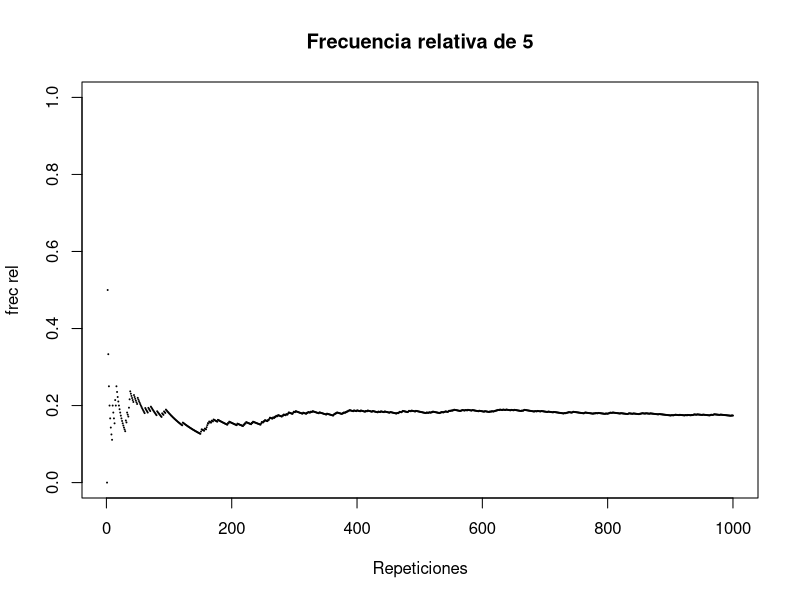
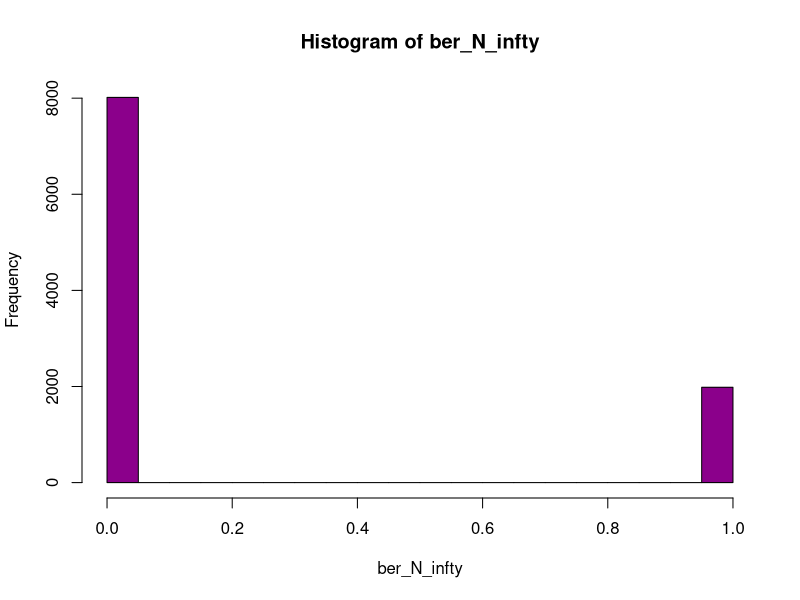
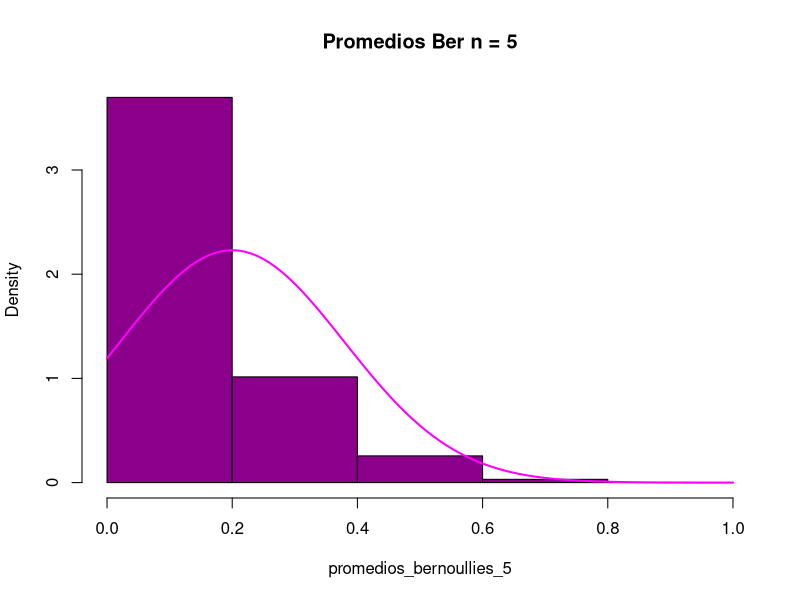
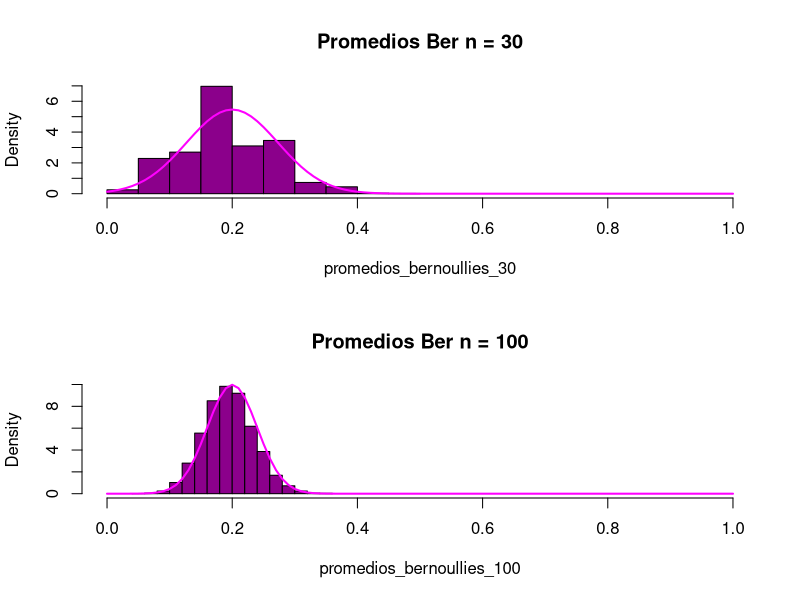
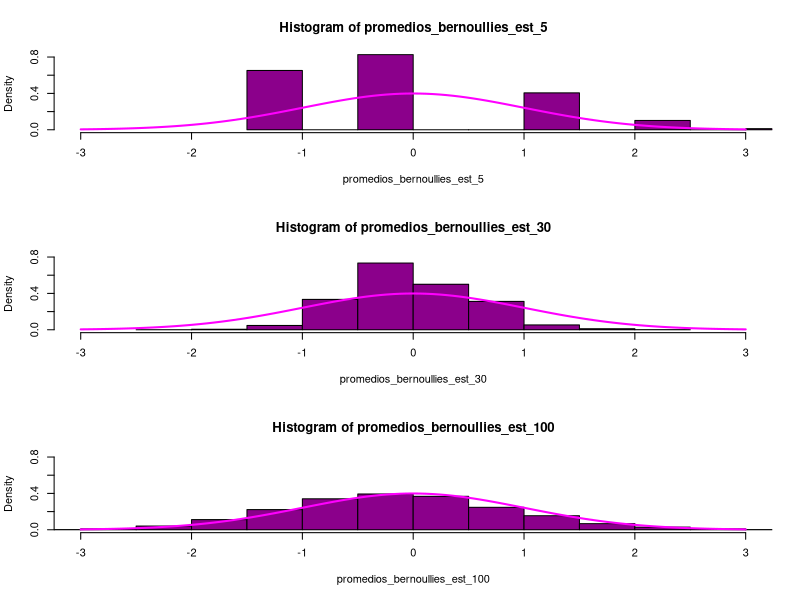
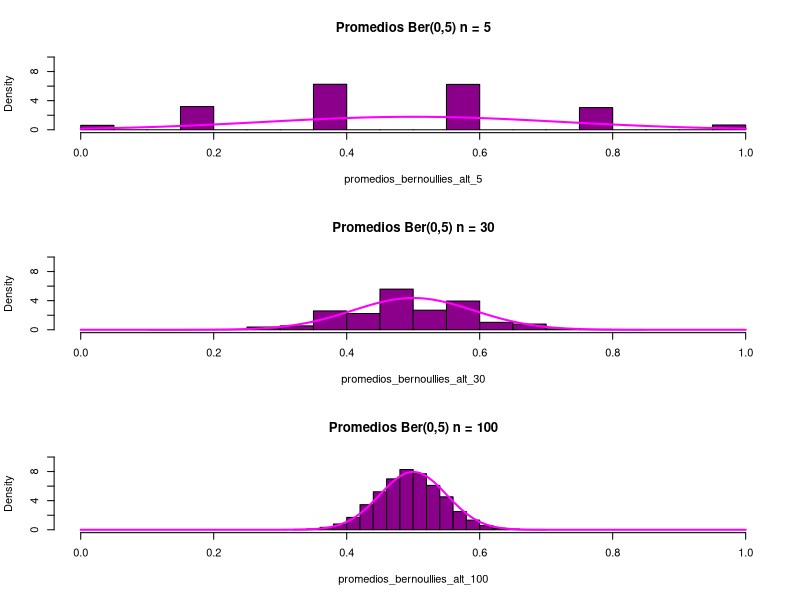
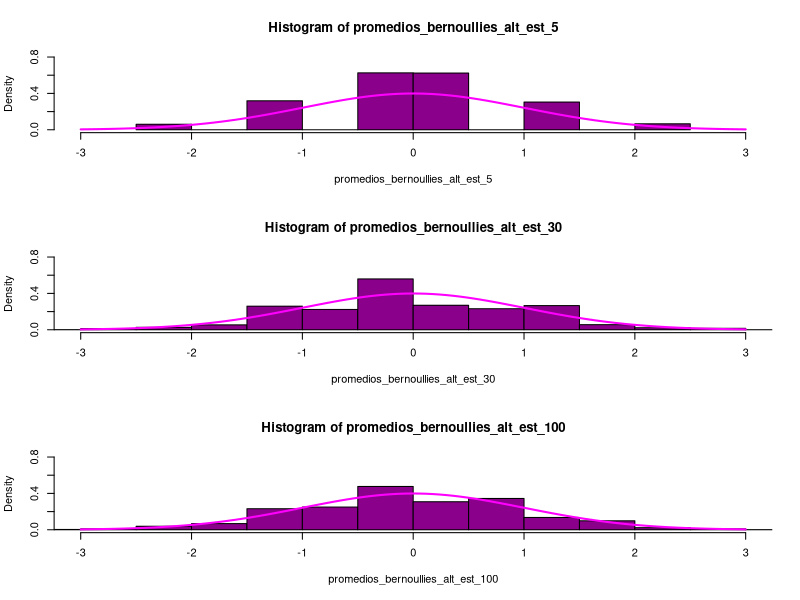
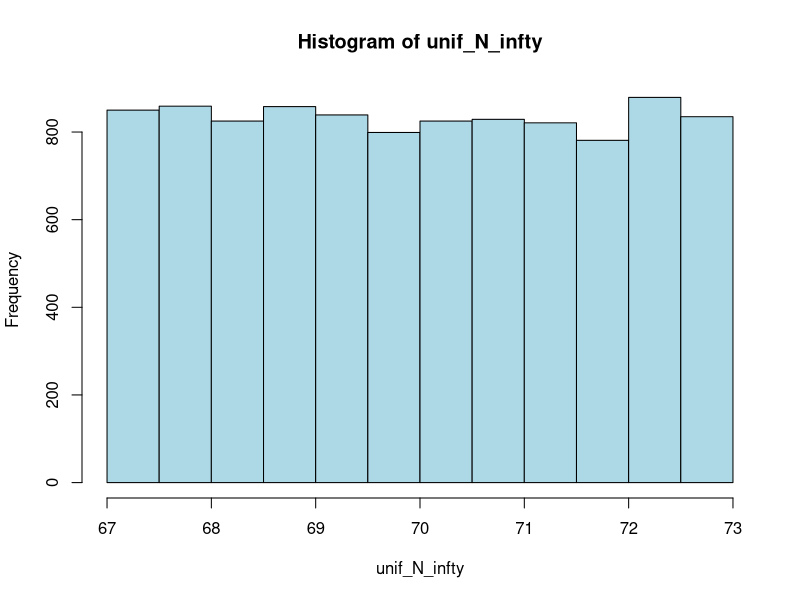

Recreate these plots in R, in order.
## ---- chunk 1
dado <- c(1:6)
sum(dado / 6)
## ---- chunk 2
reps <- 1000

muchosdados <- sample(x = dado, size = reps, replace = TRUE)
## ---- chunk 3
frecrelativadado5vec <- rep(NA, reps)

for (n in 1:reps) {
    frecrelativadado5vec[n] <- mean(muchosdados[1:n] == 5)
}
## ---- chunk 4
plot(seq(1:reps), frecrelativadado5vec, cex = 0.1, ylim = c(0, 1),
     xlab = "Repeticiones", ylab = "frec rel", 
     main = "Frecuencia relativa de 5")
## ---- chunk 5
p_1 = 0.2
## ---- chunk 6
Nrep = 10000

ber_N_infty = rbinom(Nrep, 1, p_1)
table(ber_N_infty)
## ---- chunk 7
table(ber_N_infty)/Nrep
## ---- chunk 8
mean(ber_N_infty)
## ---- chunk 9
var(ber_N_infty)
## ---- chunk 10
hist(ber_N_infty, col = "darkmagenta")
## ---- chunk 11
n_dist = 5
promedios_bernoullies_5 = replicate(Nrep, mean(rbinom(n_dist, 1, p_1)))
table(promedios_bernoullies_5)
## ---- chunk 12
hist(main = "Promedios Ber n = 5", promedios_bernoullies_5, probability = TRUE, xlim = c(0,1), col = "darkmagenta", breaks = 4)
curve(dnorm(x, p_1, sqrt(p_1 * (1-p_1) / 5)), add=TRUE, lwd=2, col="magenta")
## ---- chunk 13
n_dist = 30
promedios_bernoullies_30 = replicate(Nrep, mean(rbinom(n_dist, 1, p_1)))

par(mfrow=c(2, 1))
hist(main = "Promedios Ber n = 30", promedios_bernoullies_30, probability = TRUE, xlim = c(0,1), col = "darkmagenta")
curve(dnorm(x, p_1, sqrt(p_1 * (1-p_1) / 30)), add=TRUE, lwd=2, col="magenta")

n_dist = 100
promedios_bernoullies_100 = replicate(Nrep, mean(rbinom(n_dist, 1, p_1)))
hist(main = "Promedios Ber n = 100", promedios_bernoullies_100, probability = TRUE, xlim = c(0,1), col = "darkmagenta")
curve(dnorm(x, p_1, sqrt(p_1 * (1-p_1) / 100)), add=TRUE, lwd=2, col="magenta")
par(mfrow=c(1, 1))
## ---- chunk 14
promedios_bernoullies_est_5 = (promedios_bernoullies_5 - p_1) / sqrt(p_1 * (1-p_1) / 5)

par(mfrow=c(3, 1))
hist(promedios_bernoullies_est_5, xlim = c(-3, 3), ylim = c(0, 0.8), probability = TRUE, col = "darkmagenta")
curve(dnorm(x,0,1), add=TRUE, lwd=2, col="magenta")

promedios_bernoullies_est_30 = (promedios_bernoullies_100 - p_1) / sqrt(p_1 * (1-p_1) / 30)
hist(promedios_bernoullies_est_30, xlim = c(-3, 3), ylim = c(0, 0.8), probability = TRUE, col = "darkmagenta")
curve(dnorm(x,0,1), add=TRUE, lwd=2, col="magenta")

promedios_bernoullies_est_100 = (promedios_bernoullies_100 - p_1) / sqrt(p_1 * (1-p_1) / 100)
hist(promedios_bernoullies_est_100, xlim = c(-3, 3), ylim = c(0, 0.8), probability = TRUE, col = "darkmagenta")
curve(dnorm(x,0,1), add=TRUE, lwd=2, col="magenta")
par(mfrow=c(1, 1))
## ---- chunk 15
p_2 = 0.5

par(mfrow=c(3, 1))

n_dist = 5
promedios_bernoullies_alt_5 = replicate(Nrep, mean(rbinom(n_dist, 1, p_2)))
hist(main = "Promedios Ber(0,5) n = 5", promedios_bernoullies_alt_5, probability = TRUE, xlim = c(0,1), ylim = c(0, 10), col = "darkmagenta")
curve(dnorm(x, p_2, sqrt(p_2 * (1-p_2) / n_dist)), add=TRUE, lwd=2, col="magenta")

n_dist = 30
promedios_bernoullies_alt_30 = replicate(Nrep, mean(rbinom(n_dist, 1, p_2)))
hist(main = "Promedios Ber(0,5) n = 30", promedios_bernoullies_alt_30, probability = TRUE, xlim = c(0,1), ylim = c(0, 10), col = "darkmagenta")
curve(dnorm(x, p_2, sqrt(p_2 * (1-p_2) / n_dist)), add=TRUE, lwd=2, col="magenta")

n_dist = 100
promedios_bernoullies_alt_100 = replicate(Nrep, mean(rbinom(n_dist, 1, p_2)))
hist(main = "Promedios Ber(0,5) n = 100", promedios_bernoullies_alt_100, probability = TRUE, xlim = c(0,1), ylim = c(0, 10), col = "darkmagenta")
curve(dnorm(x, p_2, sqrt(p_2 * (1-p_2) / n_dist)), add=TRUE, lwd=2, col="magenta")
par(mfrow=c(1, 1))
## ---- chunk 16
par(mfrow=c(3, 1))

n_dist = 5
promedios_bernoullies_alt_est_5 = (promedios_bernoullies_alt_5 - p_2) / sqrt(p_2 * (1-p_2) / n_dist)
hist(promedios_bernoullies_alt_est_5, xlim = c(-3, 3), ylim = c(0, 0.8), probability = TRUE, col="darkmagenta")
curve(dnorm(x,0,1), add=TRUE, lwd=2, col="magenta")

n_dist = 30
promedios_bernoullies_alt_est_30 = (promedios_bernoullies_alt_30 - p_2) / sqrt(p_2 * (1-p_2) / n_dist)
hist(promedios_bernoullies_alt_est_30, xlim = c(-3, 3), ylim = c(0, 0.8), probability = TRUE, col="darkmagenta")
curve(dnorm(x,0,1), add=TRUE, lwd=2, col="magenta")

n_dist = 100
promedios_bernoullies_alt_est_100 = (promedios_bernoullies_alt_100 - p_2) / sqrt(p_2 * (1-p_2) / n_dist)
hist(promedios_bernoullies_alt_est_100, xlim = c(-3, 3), ylim = c(0, 0.8), probability = TRUE, col="darkmagenta")
curve(dnorm(x,0,1), add=TRUE, lwd=2, col="magenta")

par(mfrow=c(1, 1))
## ---- chunk 17
a = 67
b = 73
## ---- chunk 18
Nrep = 10000

unif_N_infty = runif(Nrep, a, b)
## ---- chunk 19
e_unif = (a + b) / 2
e_unif_m = mean(unif_N_infty)
e_unif
## ---- chunk 20
var_unif = (b - a)^2 / 12
var_unif_m = var(unif_N_infty)
var_unif
## ---- chunk 21
hist(unif_N_infty, col = "lightblue")
## ---- chunk 22
n_dist = 5
promedios_uniformes_5 = replicate(Nrep, mean(runif(n_dist, a, b)))
## ---- chunk 23
n_dist = 5
hist(main = "Promedios Unif n = 5", promedios_uniformes_5, probability = TRUE, xlim = c(a, b), ylim=c(0,1), col = "lightblue")
curve(dnorm(x, e_unif, sqrt(var_unif/n_dist)), add=TRUE, lwd=2, col="blue")
## ---- chunk 24
n_dist = 30
promedios_uniformes_30 = replicate(Nrep, mean(runif(n_dist, a, b)))

par(mfrow=c(2, 1))
hist(main = "Promedios Unif n = 30", promedios_uniformes_30, probability = TRUE, xlim = c(a, b), ylim = c(0, 3), col = "lightblue")
curve(dnorm(x, e_unif, sqrt( var_unif/ n_dist)), add=TRUE, lwd=2, col="blue")

n_dist = 100
promedios_uniformes_100 = replicate(Nrep, mean(runif(n_dist, a, b)))
hist(main = "Promedios Unif n = 100", promedios_uniformes_100, probability = TRUE, xlim = c(a, b), ylim = c(0, 3), col = "lightblue")
curve(dnorm(x, e_unif, sqrt( var_unif/ n_dist)), add=TRUE, lwd=2, col="blue")
par(mfrow=c(1, 1))
## ---- chunk 25
promedios_uniformes_est_5 = (promedios_uniformes_5 - e_unif) / sqrt(var_unif / 5)

par(mfrow=c(3, 1))
hist(promedios_uniformes_est_5, xlim = c(-3, 3), ylim = c(0, 1), probability = TRUE, col = "lightblue")
curve(dnorm(x,0,1), add=TRUE, lwd=2, col="blue")

promedios_uniformes_est_30 = (promedios_uniformes_30 - e_unif) / sqrt(var_unif / 30)
hist(promedios_uniformes_est_30, xlim = c(-3, 3), ylim = c(0, 1), probability = TRUE, col = "lightblue")
curve(dnorm(x,0,1), add=TRUE, lwd=2, col="blue")

promedios_uniformes_est_100 = (promedios_uniformes_100 - e_unif) / sqrt(var_unif / 100)
hist(promedios_uniformes_est_100, xlim = c(-3, 3), ylim = c(0, 1), probability = TRUE, col = "lightblue")
curve(dnorm(x,0,1), add=TRUE, lwd=2, col="blue")
par(mfrow=c(1, 1))
## ---- chunk 26
l = 0.1
## ---- chunk 27
Nrep = 10000

exp_N_infty = rexp(Nrep, l)
## ---- chunk 28
e_exp = mean(exp_N_infty)
e_exp = 1/l
e_exp
## ---- chunk 29
var_exp = var(exp_N_infty)
var_exp = 1/(l^2)
var_exp
## ---- chunk 30
hist(exp_N_infty, col = "orange")
## ---- chunk 31
n_dist = 5
promedios_exponenciales_5 = replicate(Nrep, mean(rexp(n_dist, l)))
## ---- chunk 32
n_dist = 5
hist(main = "Promedios Exp n = 5", promedios_exponenciales_5, probability = TRUE, ylim=c(0, l), col = "orange")
curve(dnorm(x, e_exp, sqrt(var_exp/ n_dist)), add=TRUE, lwd=2, col="red")
## ---- chunk 33
n_dist = 30
promedios_exponenciales_30 = replicate(Nrep, mean(rexp(n_dist, l)))

par(mfrow=c(2, 1))
hist(main = "Promedios Exp n = 30", promedios_exponenciales_30, probability = TRUE, col = "orange")
curve(dnorm(x, e_exp, sqrt( var_exp/ n_dist)), add=TRUE, lwd=2, col="red")

n_dist = 100
promedios_exponenciales_100 = replicate(Nrep, mean(rexp(n_dist, l)))
hist(main = "Promedios Exp n = 100", promedios_exponenciales_100, probability = TRUE, col = "orange")
curve(dnorm(x, e_exp, sqrt( var_exp/ n_dist)), add=TRUE, lwd=2, col="red")
par(mfrow=c(1, 1))
## ---- chunk 34
promedios_exponenciales_est_5 = (promedios_exponenciales_5 - e_exp) / sqrt(var_exp / 5)

par(mfrow=c(3, 1))
hist(promedios_exponenciales_est_5, xlim = c(-3, 3), ylim = c(0, 1), probability = TRUE, col = "orange")
curve(dnorm(x,0,1), add=TRUE, lwd=2, col="red")

promedios_exponenciales_est_30 = (promedios_exponenciales_30 - e_exp) / sqrt(var_exp / 30)
hist(promedios_exponenciales_est_30, xlim = c(-3, 3), ylim = c(0, 1), probability = TRUE, col = "orange")
curve(dnorm(x,0,1), add=TRUE, lwd=2, col="red")

promedios_exponenciales_est_100 = (promedios_exponenciales_100 - e_exp) / sqrt(var_exp / 100)
hist(promedios_exponenciales_est_100, xlim = c(-3, 3), ylim = c(0, 1), probability = TRUE, col = "orange")
curve(dnorm(x,0,1), add=TRUE, lwd=2, col="red")
par(mfrow=c(1, 1))
## ---- chunk 35
mu = 70
sd2 = 1.2
sd = sqrt(sd2)
## ---- chunk 36
Nrep = 10000

norm_N_infty = rnorm(Nrep, mu, sd)
## ---- chunk 37
e_norm = mean(norm_N_infty)
e_norm = mu
e_norm
## ---- chunk 38
var_norm = var(norm_N_infty)
var_norm = sd ^ 2
var_norm
## ---- chunk 39
hist(norm_N_infty, col = "darkgreen")
## ---- chunk 40
n_dist = 5
promedios_normales_5 = replicate(Nrep, mean(rnorm(n_dist, mu, sd)))
## ---- chunk 41
n_dist = 5
hist(main = "Promedios Norm n = 5", promedios_normales_5, probability = TRUE, col = "darkgreen")
curve(dnorm(x, e_norm, sqrt( var_norm/ n_dist)), add=TRUE, lwd=2, col="green")
## ---- chunk 42
n_dist = 30
promedios_normales_30 = replicate(Nrep, mean(rnorm(n_dist, mu, sd)))

par(mfrow=c(2, 1))
hist(main = "Promedios Norm n = 30", promedios_normales_30, probability = TRUE, col = "darkgreen")
curve(dnorm(x, e_norm, sqrt( var_norm/ n_dist)), add=TRUE, lwd=2, col="green")

n_dist = 100
promedios_normales_100 = replicate(Nrep, mean(rnorm(n_dist, mu, sd)))
hist(main = "Promedios Norm n = 100", promedios_normales_100, probability = TRUE, col = "darkgreen")
curve(dnorm(x, e_norm, sqrt( var_norm/ n_dist)), add=TRUE, lwd=2, col="green")
par(mfrow=c(1, 1))
## ---- chunk 43
promedios_normales_est_5 = (promedios_normales_5 - e_norm) / sqrt(var_norm / 5)

par(mfrow=c(3, 1))
hist(promedios_normales_est_5, xlim = c(-3, 3), ylim = c(0, 1), probability = TRUE, col = "darkgreen")
curve(dnorm(x,0,1), add=TRUE, lwd=2, col="green")

promedios_normales_est_30 = (promedios_normales_30 - e_norm) / sqrt(var_norm / 30)
hist(promedios_normales_est_30, xlim = c(-3, 3), ylim = c(0, 1), probability = TRUE, col = "darkgreen")
curve(dnorm(x,0,1), add=TRUE, lwd=2, col="green")

promedios_normales_est_100 = (promedios_normales_100 - e_norm) / sqrt(var_norm / 100)
hist(promedios_normales_est_100, xlim = c(-3, 3), ylim = c(0, 1), probability = TRUE, col = "darkgreen")
curve(dnorm(x,0,1), add=TRUE, lwd=2, col="green")
par(mfrow=c(1, 1))
